Frame 1 (no input): blank canvas, image omitted
Frame 60 (no input): blank canvas, image omitted
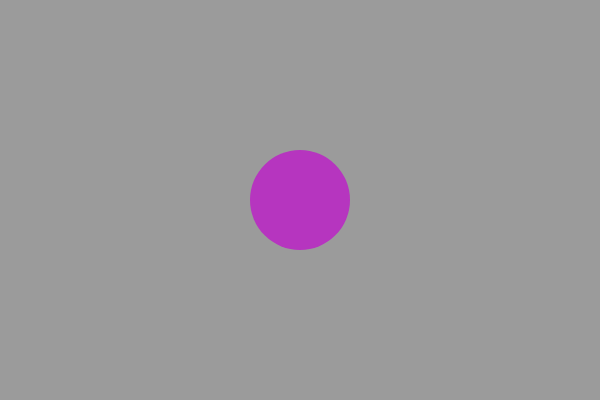
Frame 120 (the mouse pressed at the canvas centre since frame 60)

The p5.js sketch whose frames 1 and 60 were blank and that drew this single picture after the mouse press (run headless with seeded random() and noise() and a simulated clock; from frame 60 on, the mouse is pressed at the canvas centre):

// p5.js sketch
// ── sketch.js
var numbers = [100, 25, 46, 74];
var x = 0;
//var y = 0;

function setup() {
    createCanvas(600, 400);
    background(155);
}

function draw() {

    //    x = random(0, 600);
    //    y = random(0, 400);
    //
    //    for (var i = 0; i < numbers.length; i++) {
    //        fill(random(0, 255), random(0, 255), random(0, 255));
    //        noStroke(255);
    //        ellipse(x, y, numbers[i], numbers[i])
    //        x = random(0, 600);
    //        y = random(0, 400);
    //    }

}

function mousePressed() {
    fill(random(0, 255), random(0, 255), random(0, 255));
    noStroke(255);
    if (x == numbers.length) {
        x = 0;
    }
    ellipse(mouseX, mouseY, numbers[x], numbers[x]);
    x = x + 1;
}
